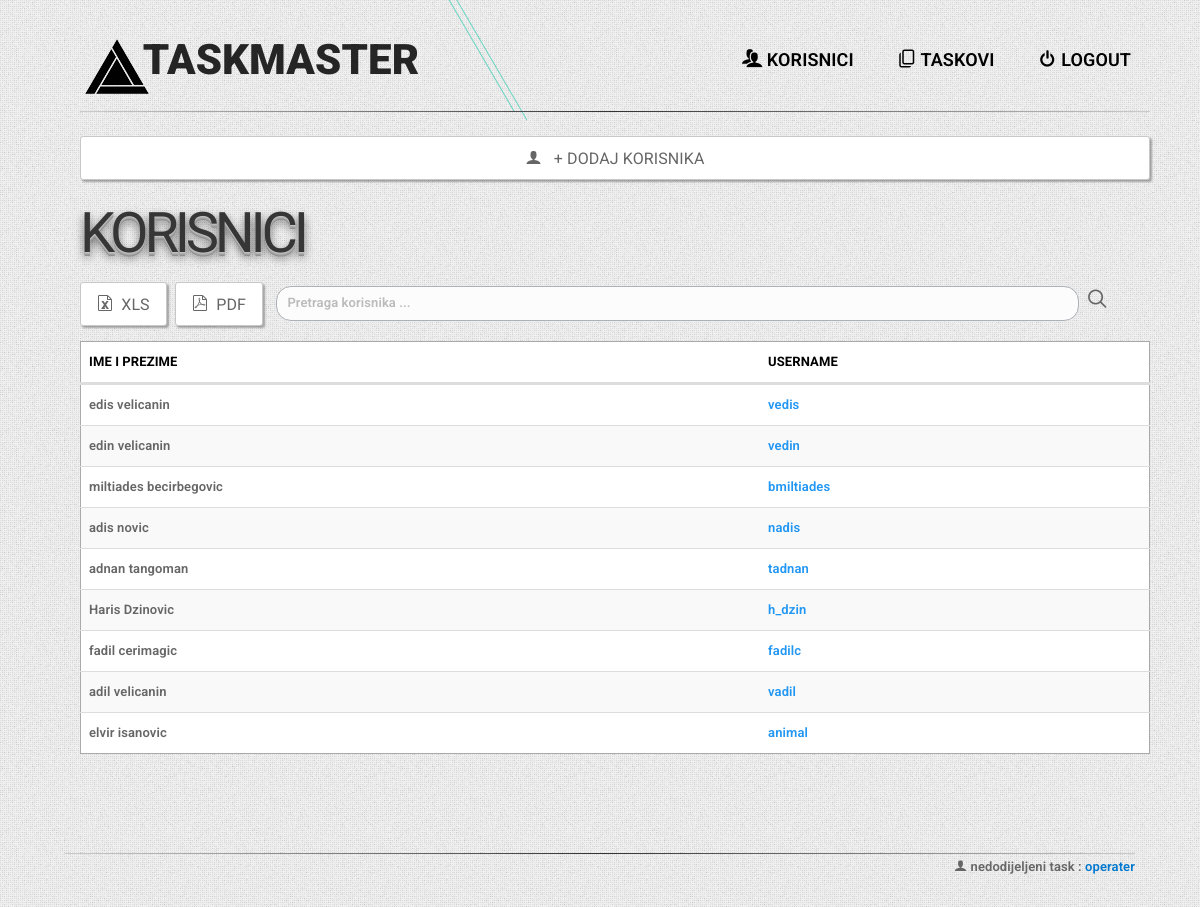
The app's page /public/operater_korisnici.php (signed in) with its own data.
### tables this page shows
CREATE TABLE `korisnici` (
  `id_korisnik` int(11) NOT NULL,
  `ime` varchar(50) NOT NULL,
  `prezime` varchar(50) NOT NULL,
  `telefon` varchar(50) NOT NULL,
  `email` varchar(50) NOT NULL,
  `username` varchar(50) NOT NULL,
  `hashed_password` varchar(100) NOT NULL
);

### includes/functions.php (called while the page is built, shortened)
<?php
	function find_all_korisnici() {
		global $connection;
		$query  = "SELECT * ";
		$query .= "FROM korisnici ";
		$query .= "ORDER BY id_korisnik ASC";
		$korisnici_set = mysqli_query($connection, $query);
		return $korisnici_set;
	}
	function find_ime_i_prezime_logovanog_admina_ili_operatera($username) {
		global $connection;
		$safe_username = mysqli_real_escape_string($connection, $username);
		$query  = "SELECT concat(ime,' ',prezime)ime_prezime ";
		$query .= "FROM operateri ";
		$query .= "WHERE username = '{$safe_username}' ";
		$query .= "LIMIT 1";
		$operater_set = mysqli_query($connection, $query);
		return $operater_set;
	}
?>

### public/operater_korisnici.php (the view, shortened to what this page needs)
<?php require_once("../includes/functions.php"); ?>
<?php include("../includes/layouts/header.php"); ?>
<?php
$logovani_korisnik = $_SESSION["username"];
$admin_ime_i_prezime = find_ime_i_prezime_logovanog_admina_ili_operatera($logovani_korisnik);
$ime_i_prezime = mysqli_fetch_assoc($admin_ime_i_prezime);
$korisnici_set = find_all_korisnici();
?>
<div class="container">
	<header id="navtop">
		<a href="operater.php" class="logo fleft">
			<img src="img/logo2.png" id="logoimg">
			<div class="fleft grid__item color-9">
				<a class="link link--ilin" href="operater.php"><span>TASK</span><span>MASTER</span></a>
			</div>
		</a>
		<nav class="fright cl-effect-5">
			<ul>
				<li>
					<a href="operater_korisnici.php"
					   class="dr-icon dr-icon-users">
                       <span data-hover="Korisnici">Korisnici</span>
					</a>
				</li>
			</ul>
			<ul>
				<li>
				    <a href="operater_taskovi.php"
					   class="dr-icon dr-icon-paper-stack">
					   <span data-hover="Taskovi">Taskovi</span>
					</a>
				</li>
			</ul>
		    <ul>
				<li>
				    <a href="logout.php" class="dr-icon dr-icon-switch">
					    <span data-hover="Logout">Logout</span>
				    </a>
				</li>
			</ul>
		</nav>
	</header>
	<div class="container">
	    <div class="style-nav"></div>
			<a  href="operater_novi_korisnik.php"
			     style="font-size:16px; margin-right:5px;"
			     class="col-full dr-icon dr-icon-user btn btn-lg btn-default ">
				 &nbsp;&nbsp;+ Dodaj korisnika
			</a>
                <h1><span class="dark">KORISNICI</span></h1>
				<button style="font-size:16px; margin-right:5px;" class="xls_save dr-icon dr-icon-file-excel btn btn-default ">&nbsp;&nbsp;xls</button>
				<button style="font-size:16px;" class="pdf_save dr-icon dr-icon-file-pdf btn btn-default ">&nbsp;&nbsp;pdf</button>
	            <?php echo'
			        <div class="search_div">
					<input type="text" class="search_input" name="search" id="id_search" placeholder="Pretraga korisnika ..."/>
					<span style="font-size:20px;margin-left:5px;" class="dr-icon dr-icon-search"></span>
				    </div>
					<table class="table table-striped table-hover sortable resizable searchable css_class">
					    <thead>
							<tr>
							  <th>IME I PREZIME</th>
							  <th>USERNAME</th>
							</tr>
					    </thead>
						<tbody>
							<tr id="noresults">
								<td>Nema takvih slogova !!!</td>
							</tr>
						';
                ?>
				<?php while($korisnik = mysqli_fetch_assoc($korisnici_set)) { ?>
				  <tr>
					<td><?php echo htmlentities($korisnik["ime"]).' '.htmlentities($korisnik["prezime"]); ?></td>
					<td><?php echo '<a href="#">' .htmlentities($korisnik["username"]).'</a>'; ?></td>
				  </tr>
				<?php } ?>
                <?php echo'
					</tbody>
					</table>';
				?>
	</div>
    <div class="style-nav"></div>
			<p class="fright dr-icon dr-icon-user">
				<?php echo $ime_i_prezime["ime_prezime"] ?>
				: <span class="blue">operater</span>
			</p>
</div>
<?php include("../includes/layouts/footer.php"); ?>

### public/css/bootswatch.css (style rules this page uses)
body { padding-top:50px }

### records on screen
korisnici: ime "edis", prezime "velicanin", username "vedis"
korisnici: ime "edin", prezime "velicanin", username "vedin"
korisnici: ime "miltiades", prezime "becirbegovic", username "bmiltiades"
korisnici: ime "adis", prezime "novic", username "nadis"
korisnici: ime "adnan", prezime "tangoman", username "tadnan"
korisnici: ime "Haris", prezime "Dzinovic", username "h_dzin"
korisnici: ime "fadil", prezime "cerimagic", username "fadilc"
korisnici: ime "adil", prezime "velicanin", username "vadil"
korisnici: ime "elvir", prezime "isanovic", username "animal"

### other values on screen
$ime_i_prezime["ime_prezime"] "nedodijeljeni task"
